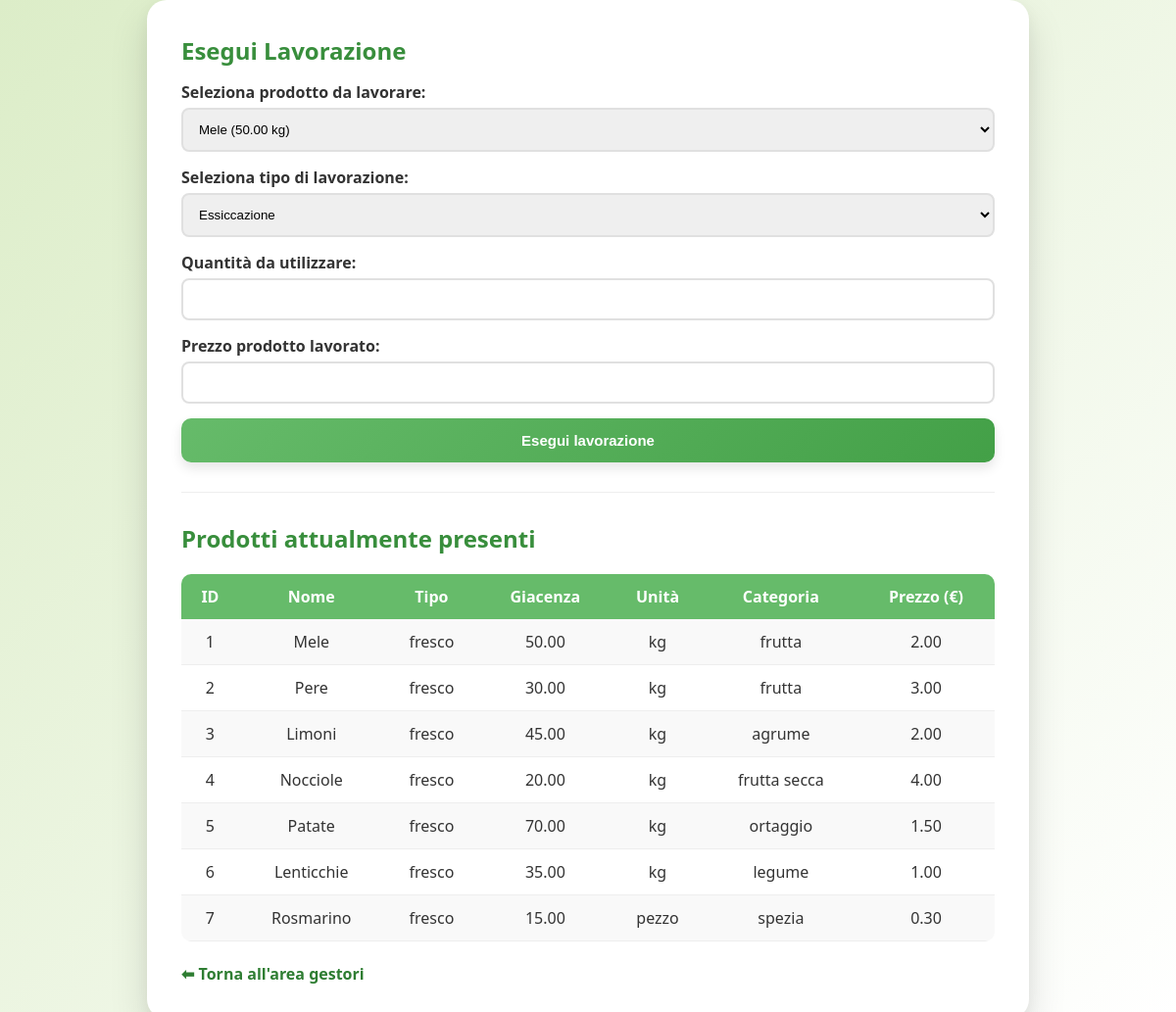
/lavorazioni.php, run on the app's committed database.
### tables this page shows
CREATE TABLE Prezzi (
    idPrezzo INT AUTO_INCREMENT PRIMARY KEY,
    idProdotto INT,
    prezzo DECIMAL(10,2),
    dataInizioValidita DATE,
    dataFineValidita DATE,
    FOREIGN KEY (idProdotto) REFERENCES Prodotti(idProdotto) ON DELETE CASCADE
);

CREATE TABLE Prodotti (
    idProdotto INT AUTO_INCREMENT PRIMARY KEY,
    nome VARCHAR(100),
    giacenza DECIMAL(10,2),
    unitaMisura ENUM('kg', 'pezzo'),
    categoria VARCHAR(100),
    tipo ENUM('fresco', 'riserva', 'confezionato')
);

### src/lavorazioni.php (the view, shortened to what this page needs)
<?php
    include "db.php";
?>
<!DOCTYPE html>
<html lang="en">
<head>
    <link rel="stylesheet" href="/css/style.css">
</head>
<body>
    <div class="container">
        <h2>Esegui Lavorazione</h2>
        <form method="POST">
            <label>Seleziona prodotto da lavorare:</label>
            <select name="inputProdotto" required>
                <?php
                    $res = $conn->query("SELECT * FROM Prodotti WHERE giacenza > 0 AND tipo != 'confezionato'");
                    while ($row = $res->fetch_assoc()) {
                        echo "<option value='{$row['idProdotto']}'>{$row['nome']} ({$row['giacenza']} {$row['unitaMisura']})</option>";
                    }
                ?>
            </select>
            <label>Seleziona tipo di lavorazione:</label>
            <select name="tipoLavorazione" required>
                <?php
                    $resT = $conn->query("SELECT * FROM Tipi");
                    while ($rowT = $resT->fetch_assoc()) {
                        echo "<option value='{$rowT['idTipo']}'>{$rowT['tipo']}</option>";
                    }
                ?>
            </select>
            <label>Quantità da utilizzare:</label>
            <input type="number" step="0.01" name="quantitaUsata" required>
            <label>Prezzo prodotto lavorato:</label>
            <input type="number" step="0.01" name="prezzoLavorato" required>
            <button type="submit" name="lavora">Esegui lavorazione</button>
        </form>
        <hr>
        <h2>Prodotti attualmente presenti</h2>
        <table>
            <tr>
                <th>ID</th>
                <th>Nome</th>
                <th>Tipo</th>
                <th>Giacenza</th>
                <th>Unità</th>
                <th>Categoria</th>
                <th>Prezzo (€)</th>
            </tr>
            <?php
                $resTabella = $conn->query("
                    SELECT p.idProdotto, p.nome, p.tipo, p.giacenza, p.unitaMisura, p.categoria, pr.prezzo
                    FROM Prodotti p
                    LEFT JOIN Prezzi pr ON p.idProdotto = pr.idProdotto AND pr.dataFineValidita IS NULL
                    ORDER BY p.idProdotto");
                while ($rowTab = $resTabella->fetch_assoc()) {
                    $prezzo = $rowTab['prezzo'] ?? '-';
                    echo "<tr>
                            <td>{$rowTab['idProdotto']}</td>
                            <td>{$rowTab['nome']}</td>
                            <td>{$rowTab['tipo']}</td>
                            <td>{$rowTab['giacenza']}</td>
                            <td>{$rowTab['unitaMisura']}</td>
                            <td>{$rowTab['categoria']}</td>
                            <td>$prezzo</td>
                        </tr>";
                }
            ?>
        </table>
        <br>
        <a href="index_gestore.php">⬅ Torna all'area gestori</a>
    </div>
</body>
</html>

### src/css/style.css (style rules this page uses)
* { margin:0; padding:0; box-sizing:border-box; }
body { min-height:100vh; display:grid; place-items:center; font-family:'Segoe UI', Tahoma, Geneva, Verdana, sans-serif; background:linear-gradient(135deg,#dcedc8,#ffffff); color:#333; }
.container { width:100%; max-width: 900px; background:white; padding:35px; border-radius:20px; box-shadow: 0 20px 40px rgba(0,0,0,0.12), 0 5px 15px rgba(0,0,0,0.05); animation:fadeIn 0.5s ease; }
h2, h3 { margin-bottom:15px; color:#388e3c; }
form { margin-bottom:25px; }
label { display:block; margin-bottom:5px; font-weight:600; }
input, select { width:100%; padding:12px; margin-bottom:15px; border:2px solid #e0e0e0; border-radius:8px; transition:0.25s; }
button { width:100%; padding:14px; border:none; border-radius:10px; font-size:15px; font-weight:600; cursor:pointer; background:linear-gradient(135deg,#66bb6a,#43a047); color:white; transition:all 0.25s ease; box-shadow:0 6px 12px rgba(0,0,0,0.1); }
a { text-decoration:none; color:#2e7d32; font-weight:600; }
table { width:100%; border-collapse:collapse; margin-top:20px; border-radius:10px; overflow:hidden; }
table th { background:#66bb6a; color:white; padding:12px; }
table td { padding:12px; border-bottom:1px solid #eee; text-align:center; }
table tr:nth-child(even) { background:#f9f9f9; }
hr { margin:30px 0; border:none; border-top:1px solid #eee; }

### data on the page
prezzi: idProdotto.idProdotto "1", idProdotto.nome "Mele", idProdotto.tipo "fresco", idProdotto.giacenza "50.00", idProdotto.unitaMisura "kg", idProdotto.categoria "frutta", prezzo "2.00"
prezzi: idProdotto.idProdotto "2", idProdotto.nome "Pere", idProdotto.tipo "fresco", idProdotto.giacenza "30.00", idProdotto.unitaMisura "kg", idProdotto.categoria "frutta", prezzo "3.00"
prezzi: idProdotto.idProdotto "3", idProdotto.nome "Limoni", idProdotto.tipo "fresco", idProdotto.giacenza "45.00", idProdotto.unitaMisura "kg", idProdotto.categoria "agrume", prezzo "2.00"
prezzi: idProdotto.idProdotto "4", idProdotto.nome "Nocciole", idProdotto.tipo "fresco", idProdotto.giacenza "20.00", idProdotto.unitaMisura "kg", idProdotto.categoria "frutta secca", prezzo "4.00"
prezzi: idProdotto.idProdotto "5", idProdotto.nome "Patate", idProdotto.tipo "fresco", idProdotto.giacenza "70.00", idProdotto.unitaMisura "kg", idProdotto.categoria "ortaggio", prezzo "1.50"
prezzi: idProdotto.idProdotto "6", idProdotto.nome "Lenticchie", idProdotto.tipo "fresco", idProdotto.giacenza "35.00", idProdotto.unitaMisura "kg", idProdotto.categoria "legume", prezzo "1.00"
prezzi: idProdotto.idProdotto "7", idProdotto.nome "Rosmarino", idProdotto.tipo "fresco", idProdotto.giacenza "15.00", idProdotto.unitaMisura "pezzo", idProdotto.categoria "spezia", prezzo "0.30"

### other printed values
form field inputProdotto "Mele (50.00 kg)"
form field tipoLavorazione "Essiccazione"
